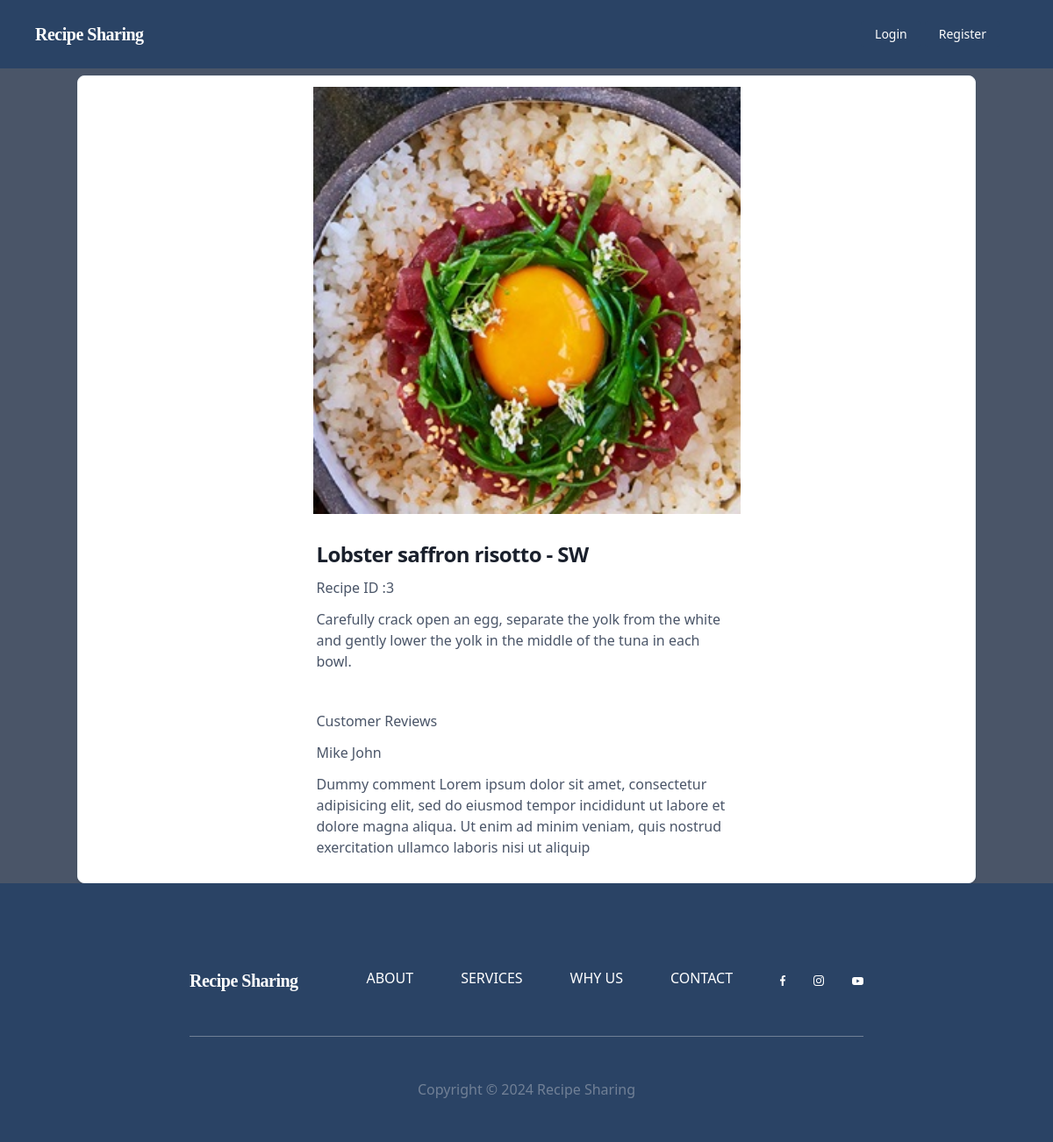
The page /recipe_detail/3 on the database its author committed.
### recipe/models.py (models this page shows, shortened)
class Recipe(models.Model):
    id= models.IntegerField(primary_key=True)
    recipe_name = models.CharField(max_length=100, unique=True)
    slug = models.SlugField(max_length=200, unique=True)
    description = models.TextField(max_length=500, blank=True)
    image = models.ImageField(upload_to='photos')
    category = models.ForeignKey(Category, on_delete=models.CASCADE)
    created_date = models.DateTimeField(auto_now_add=True)

### recipe/views.py (the view)
# urls.py: path('recipe_detail/<int:id>', views.recipe_detail, name='recipe_detail'),
def recipe_detail(request, id):
    single_recipe = Recipe.objects.get(pk = id)
    return render(request, 'recipe_detail.html', {'recipe': single_recipe})

### recipe/templates/recipe_detail.html
{% extends 'base.html' %}  {% block content %}
<div class="flex justify-center   bg-white border border-gray-200 rounded-lg shadow  mt-2">
<div class="w-2/4">
  <div >
    <img class="object-cover w-full p-3 " src="{{recipe.image.url}}" alt="">
  </div>
  <div class="flex flex-col justify-between p-4 leading-normal">
      <h5 class="mb-2 text-2xl font-bold tracking-tight text-gray-900 dark:text-white">{{recipe.recipe_name}}</h5>
      <p class="mb-3 font-normal text-gray-700 dark:text-gray-400">Recipe ID :{{recipe.id}}</p>
      <p class="mb-3 font-normal text-gray-700 dark:text-gray-400">{{recipe.description}}</p>
  </div>
  <div class="flex flex-col justify-between p-4 leading-normal">
    <h3 class="mb-3 font-normal text-gray-700 dark:text-gray-400">Customer Reviews</h3>
    <h4 class="mb-3 font-normal text-gray-700 dark:text-gray-400">Mike John</h4>
    <p class="mb-3 font-normal text-gray-700 dark:text-gray-400">
        Dummy comment Lorem ipsum dolor sit amet, consectetur
              adipisicing elit, sed do eiusmod tempor incididunt ut labore
              et dolore magna aliqua. Ut enim ad minim veniam, quis nostrud
              exercitation ullamco laboris nisi ut aliquip
      </p>
    </div>
</div>
  </div>
{% endblock %}

### rows shown on the page
Recipe: image (picture), recipe_name "Lobster saffron risotto - SW", id "3", description "Carefully crack open an egg, separate the yolk from the white and gently lower the yolk in the middle of the tuna in each bowl."
